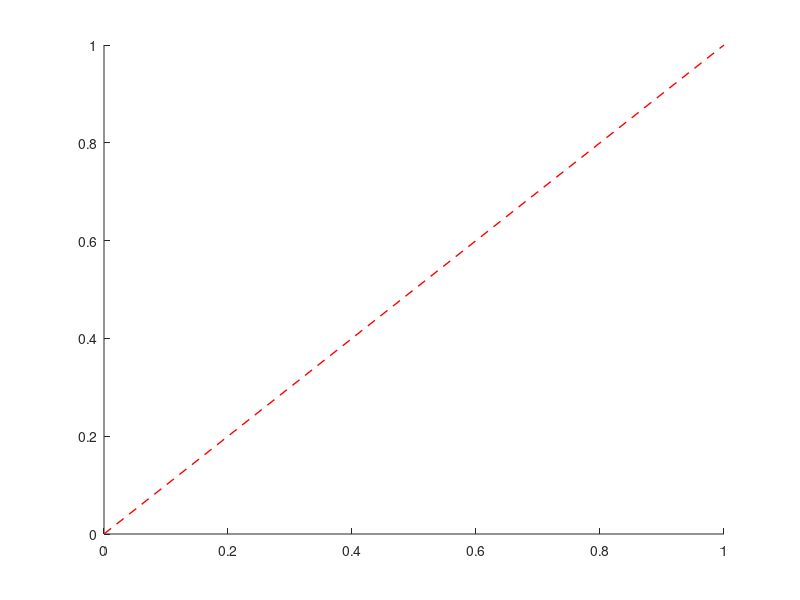

The MATLAB source for this figure:
function add_1_to_1(col,lw,lt);

%------------------------------------
% Add a 1:1 line to a plot
% 
% col = (optional) input colour
% lw = (optional) linewidth
%
% R. Izett
% March 2019
%------------------------------------

%if colour doesn't exist, set default as red
    if ~exist('col','var')
        col = 'r';
    end
    
%if line width doesn't exist, set default as red
    if ~exist('lw','var')
        lw = 1;
    end
    
%if line type doesn't exist, set default as red
    if ~exist('lt','var')
        lt = '--';
    end    

%Plot line
    hold on
    xl = get(gca,'xlim'); yl = get(gca,'ylim'); %get current x/y axes
    plot([min([xl yl]),max([xl yl])],[min([xl yl]),max([xl yl])],'--','color',col,'linewidth',lw,'linestyle',lt) %plot from min(x,y) to max(x,y);
    xlim([xl]); ylim([yl]); %reset axes limits
